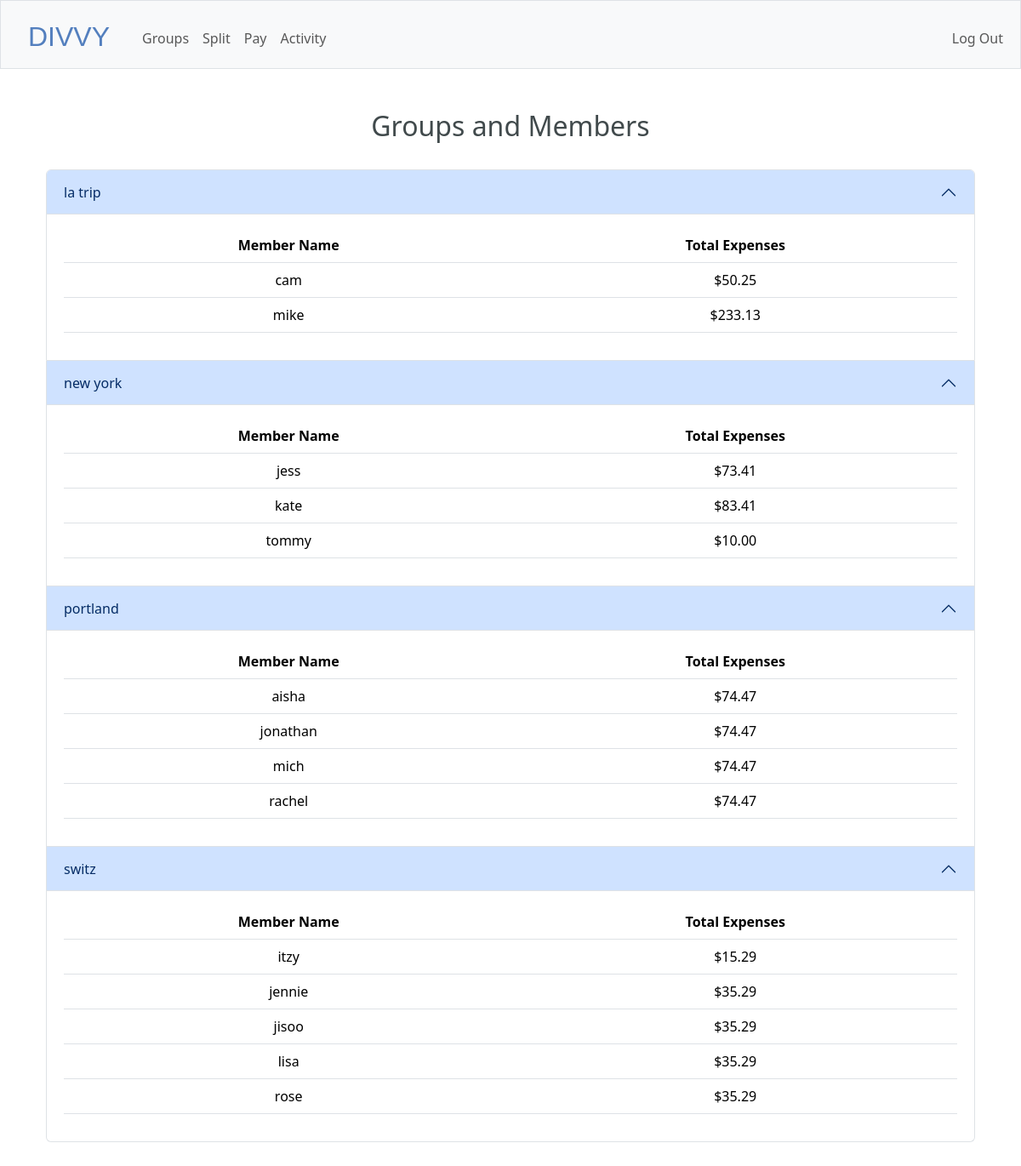
The page / (signed in) on the database its author committed.
### tables this page shows
CREATE TABLE groups (
    id INTEGER PRIMARY KEY AUTOINCREMENT,
    group_name TEXT NOT NULL,
    creator_id INTEGER NOT NULL,
    FOREIGN KEY (creator_id) REFERENCES users(id)
);

CREATE TABLE group_members (
    id INTEGER PRIMARY KEY AUTOINCREMENT,
    group_id INTEGER NOT NULL,
    user_id INTEGER NOT NULL,
    member_name TEXT NOT NULL,
    FOREIGN KEY (group_id) REFERENCES groups(id),
    FOREIGN KEY (user_id) REFERENCES users(id)
);

### app.py (the view)
@app.route("/")
@login_required
def index():
    db = get_db().cursor()
    groups = db.execute("SELECT id, group_name FROM groups WHERE creator_id = ?;", (session["user_id"],)).fetchall()
    group_infos = []
    for group in groups:
        group_info = {"group_name": group["group_name"], "members_expenses": []}
        members_expenses = db.execute("SELECT group_members.member_name, SUM(expenses.amount) AS total_expenses FROM expenses JOIN group_members ON expenses.group_member_id = group_members.id WHERE group_members.group_id = ? GROUP BY group_members.member_name;", (group["id"],)).fetchall()
        for member_expense in members_expenses:
            group_info["members_expenses"].append({
                "member_name": member_expense["member_name"],
                "total_expenses": member_expense["total_expenses"]
            })
        group_infos.append(group_info)
    return render_template("index.html", group_infos=group_infos)

### app.py (called while the page is built)
@app.after_request
def after_request(response):
    response.headers["Cache-Control"] = "no-cache, no-store, must-revalidate"
    response.headers["Expires"] = 0
    response.headers["Pragma"] = "no-cache"
    return response

def get_db():
    if 'db' not in g:
        g.db = sqlite3.connect("database.db")
        g.db.row_factory = sqlite3.Row
    return g.db

### helpers.py (called while the page is built)
def login_required(f):
    @wraps(f)
    def decorated_function(*args, **kwargs):
        if session.get("user_id") is None:
            return redirect("/login")
        return f(*args, **kwargs)
    return decorated_function

### templates/index.html (shortened to what this page needs)
{% extends "layout.html" %}
{% block main %}
<div class="container">
    <h2>Groups and Members</h2><br>
    <div class="accordion" id="accordions">
        {% for group_info in group_infos %}
            <div class="accordion-item">
                <h2 class="accordion-header" id="heading{{ loop.index }}">
                    <button class="accordion-button" type="button" data-bs-toggle="collapse" data-bs-target="#collapse{{ loop.index }}" aria-expanded="true" aria-controls="collapse{{ loop.index }}">
                        {{ group_info.group_name }}
                    </button>
                </h2>
                <div id="collapse{{ loop.index }}" class="accordion-collapse collapse show" aria-labelledby="heading{{ loop.index }}" data-bs-parent="#accordionExample">
                    <div class="accordion-body">
                        <table class="table">
                            <thead>
                                <tr>
                                    <th>Member Name</th>
                                    <th>Total Expenses</th>
                                </tr>
                            </thead>
                            <tbody>
                                {% for member_expense in group_info.members_expenses %}
                                    <tr>
                                        <td>{{ member_expense.member_name }}</td>
                                        <td>${{ '%.2f'|format(member_expense.total_expenses) }}</td>
                                    </tr>
                                {% endfor %}
                            </tbody>
                        </table>
                    </div>
                </div>
            </div>
        {% endfor %}
    </div>
</div>
{% endblock %}

### static/styles.css (style rules this page uses)
h2 { color: #414a4c; }
table { background-color: transparent; margin-bottom: 1rem; width: 100%; }
table th, table td { padding: 0.75rem; vertical-align: middle; }
tbody tr:nth-of-type(1) { background-color: rgb(179, 208, 255, 0.3) }

### rows shown on the page
groups: group_name "la trip"
group_members: member_name "cam", total_expenses "50.25"
group_members: member_name "mike", total_expenses "233.13"
groups: group_name "new york"
group_members: member_name "jess", total_expenses "73.41"
group_members: member_name "kate", total_expenses "83.41"
group_members: member_name "tommy", total_expenses "10.00"
groups: group_name "portland"
group_members: member_name "aisha", total_expenses "74.47"
group_members: member_name "jonathan", total_expenses "74.47"
group_members: member_name "mich", total_expenses "74.47"
group_members: member_name "rachel", total_expenses "74.47"
groups: group_name "switz"
group_members: member_name "itzy", total_expenses "15.29"
group_members: member_name "jennie", total_expenses "35.29"
group_members: member_name "jisoo", total_expenses "35.29"
group_members: member_name "lisa", total_expenses "35.29"
group_members: member_name "rose", total_expenses "35.29"
